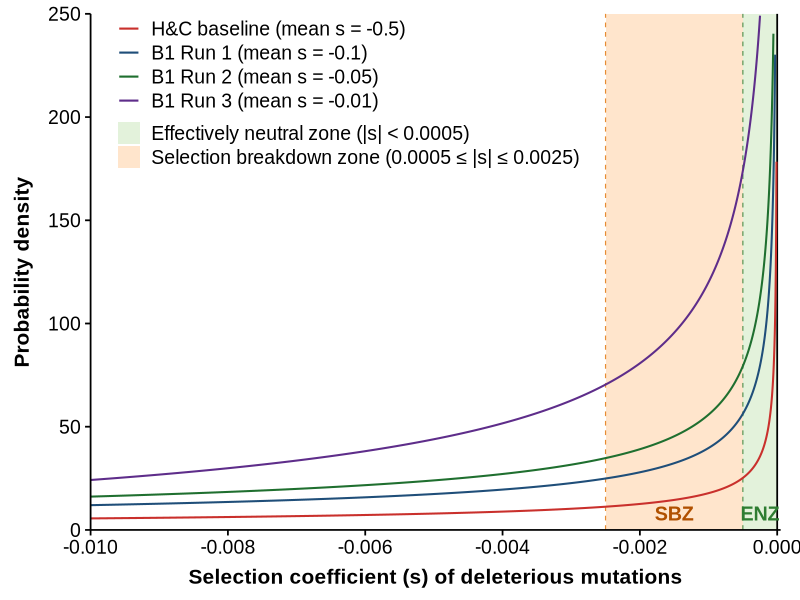
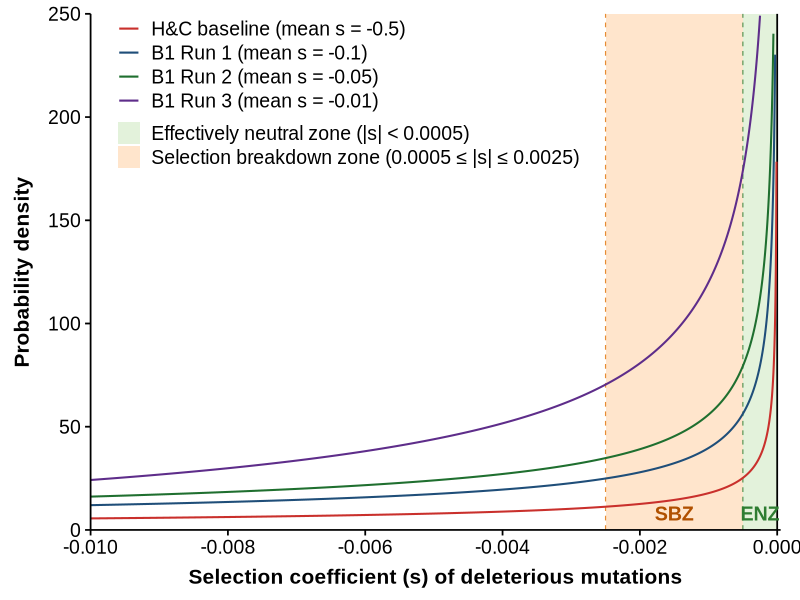

Reproduce these figures in R, in order.
# =====================================================================
# DFE Comparison Plot (ENZ + SBZ Shaded) — v14 JoMB Styling
# =====================================================================
# Shows the gamma distributions of fitness effects for H&C's baseline
# and three B1 runs isolating mean fitness effects. Two zones are shaded:
#   - Effectively neutral zone (ENZ, |s| < 0.0005)         - pale green
#   - Selection breakdown zone (0.0005 <= |s| <= 0.0025)   - pale orange
#
# Style matches the v14 JoMB plot generator family:
#   - Arial font, bold axis titles at 15 pt
#   - No gridlines, axis lines on left and bottom only
#   - Top-left legend, no border
#   - White background, 300 dpi output
#   - 4-color palette preserved for the 4 run curves
#   - ENZ shading and dashed boundary line preserved
#
# Title and subtitle are removed (descriptive text belongs in the
# manuscript caption, not on the figure itself).
#
# Requires: ggplot2
#   install.packages("ggplot2")
# =====================================================================

library(ggplot2)

# ---------- JoMB style constants (matching v14) ----------------------
JOMB_FONT      <- "Arial"
JOMB_BASE_SIZE <- 15

theme_jomb <- function(base_size = JOMB_BASE_SIZE,
                       base_family = JOMB_FONT) {
  theme_classic(base_size = base_size, base_family = base_family) +
    theme(
      axis.title.x = element_text(face = "bold", size = base_size,
                                  margin = margin(t = 8)),
      axis.title.y = element_text(face = "bold", size = base_size,
                                  margin = margin(r = 8)),
      axis.text.x  = element_text(size = base_size - 1, color = "black"),
      axis.text.y  = element_text(size = base_size - 1, color = "black"),
      axis.line    = element_line(color = "black", size = 0.6),
      axis.ticks   = element_line(color = "black", size = 0.6),
      axis.ticks.length = unit(4, "pt"),

      panel.background = element_rect(fill = "white", color = NA),
      panel.grid.major = element_blank(),
      panel.grid.minor = element_blank(),
      panel.border     = element_blank(),

      # Legend: top-left inside panel, no border
      legend.position      = c(0.03, 0.97),
      legend.justification = c("left", "top"),
      legend.background    = element_blank(),
      legend.key           = element_rect(fill = "white", color = NA),
      legend.title         = element_blank(),
      legend.text          = element_text(size = base_size - 1),
      legend.spacing.y     = unit(2, "pt"),
      legend.margin        = margin(2, 4, 2, 4),

      plot.background  = element_rect(fill = "white", color = NA),
      plot.margin      = margin(10, 14, 6, 10)
    )
}

# ---------- Parameters ----------------------------------------------
# Each run uses shape = 0.5 (H&C's value). Gamma DFE is parameterized
# by shape (a) and scale (theta); mean = shape * scale, so for a given
# absolute mean fitness effect, scale = |mean_s| / shape.
shape <- 0.5

runs <- data.frame(
  label  = c("H&C baseline (mean s = -0.5)",
             "B1 Run 1 (mean s = -0.1)",
             "B1 Run 2 (mean s = -0.05)",
             "B1 Run 3 (mean s = -0.01)"),
  mean_s = c(0.5, 0.1, 0.05, 0.01),
  color  = c("#C9302C",   # red
             "#1F4E79",   # blue
             "#1F6F2F",   # green
             "#5E2D8A"),  # purple
  stringsAsFactors = FALSE
)
runs$scale <- runs$mean_s / shape

# ---------- Curve data --------------------------------------------------
# x range covers the deleterious side of the DFE down to s = -0.010.
x_seq <- seq(-0.010, 0, length.out = 2000)

curve_data <- do.call(rbind, lapply(seq_len(nrow(runs)), function(i) {
  density <- dgamma(abs(x_seq), shape = shape, scale = runs$scale[i])
  data.frame(
    s       = x_seq,
    density = density,
    run     = factor(runs$label[i], levels = runs$label),
    stringsAsFactors = FALSE
  )
}))

# ---------- Zone boundaries --------------------------------------------
ENZ_THRESHOLD <- 0.0005   # ENZ upper bound: |s| < 1/(2N) for N=1000
SBZ_THRESHOLD <- 0.0025   # SBZ outer bound: |s| <= 0.0025

run_colors <- setNames(runs$color, runs$label)

# ---------- Build the plot --------------------------------------------
p1 <- ggplot(curve_data, aes(x = s, y = density, color = run)) +

  # Shade both ENZ (pale green) and SBZ (pale orange). We construct a 2-row
  # data frame with both zone bounds and map the fill aesthetic to a label
  # string; scale_fill_manual assigns the actual colors and the legend
  # entries appear automatically.
  geom_rect(data = data.frame(
              xmin = c(-ENZ_THRESHOLD, -SBZ_THRESHOLD),
              xmax = c(0,              -ENZ_THRESHOLD),
              ymin = c(0,              0),
              ymax = c(Inf,            Inf),
              fill_label = c(
                "Effectively neutral zone (|s| < 0.0005)",
                "Selection breakdown zone (0.0005 ≤ |s| ≤ 0.0025)"
              )),
            aes(xmin = xmin, xmax = xmax, ymin = ymin, ymax = ymax,
                fill = fill_label),
            inherit.aes = FALSE,
            alpha = 0.5) +
  scale_fill_manual(
    name = NULL,
    values = c(
      "Effectively neutral zone (|s| < 0.0005)" = "#C8E6B8",        # pale green
      "Selection breakdown zone (0.0005 ≤ |s| ≤ 0.0025)" = "#FFCC99"  # pale orange
    ),
    breaks = c(
      "Effectively neutral zone (|s| < 0.0005)",
      "Selection breakdown zone (0.0005 ≤ |s| ≤ 0.0025)"
    ),
    guide = guide_legend(order = 2,
                         override.aes = list(alpha = 0.5))
  ) +

  # Dashed boundary line at the LEFT edge of the ENZ (at s = -0.0005)
  geom_vline(xintercept = -ENZ_THRESHOLD,
             linetype = "dashed", color = "#2E7D32",
             linewidth = 0.4, alpha = 0.8) +
  # Dashed boundary line at the OUTER edge of the SBZ (at s = -0.0025)
  geom_vline(xintercept = -SBZ_THRESHOLD,
             linetype = "dashed", color = "#E07000",
             linewidth = 0.4, alpha = 0.8) +
  # Solid black line at the RIGHT edge of the ENZ (s = 0)
  geom_vline(xintercept = 0,
             linetype = "solid", color = "black",
             linewidth = 0.6) +

  # Plot the gamma curves — slightly thicker than trajectory lines because
  # these are smooth analytical curves, not noisy simulation traces.
  geom_line(linewidth = 0.7) +

  # Custom color palette for the 4 runs
  scale_color_manual(values = run_colors, name = NULL,
                     guide = guide_legend(order = 1)) +

  # Axes — bold, sans-serif via theme_jomb()
  scale_x_continuous(
    name   = expression(bold("Selection coefficient (s) of deleterious mutations")),
    limits = c(-0.010, 0),
    breaks = seq(-0.010, 0, by = 0.002),
    expand = expansion(mult = c(0, 0.005))   # zero left padding so curves touch y-axis
  ) +
  scale_y_continuous(
    name   = expression(bold("Probability density")),
    limits = c(0, 250),
    expand = expansion(mult = c(0, 0))
  ) +

  # Apply the v14-matching theme (after all scales/aesthetics)
  theme_jomb() +
  # Keep the legend INSIDE the panel, flush against the y-axis (matches the
  # v14 style of other plots). Earlier worry about overlap with the axis was
  # misplaced: at x = 0, the legend sits to the right of where the y-axis
  # line is drawn, not on top of it. legend.position = c(0, 1) with
  # justification c("left", "top") anchors it tight against the upper-left
  # corner of the plotting area.
  theme(legend.position = c(0.03, 1),
        legend.justification = c("left", "top")) +

  # Annotation for ENZ — bold green text at the top of the shaded zone
  annotate("text",
           x = -ENZ_THRESHOLD / 2,
           y = 8,                   # bottom of the green-shaded zone
           label = "ENZ",
           color = "#2E7D32",
           size  = 5,
           fontface = "bold",
           family = JOMB_FONT) +
  annotate("text",
           x = -(ENZ_THRESHOLD + SBZ_THRESHOLD) / 2,   # center of orange zone
           y = 8,                                       # bottom of orange zone
           label = "SBZ",
           color = "#B05000",
           size  = 5,
           fontface = "bold",
           family = JOMB_FONT)

# ---------- Save ---------------------------------------------------------
# 10 x 6 inches at 300 dpi, white background — slightly wider than the
# v14 trajectory output (8 x 6) because this plot has a long y-axis label
# legend that benefits from extra horizontal room.
ggsave("DFE_comparison_ENZ_SBZ.png",
       plot   = p1,
       width  = 10,
       height = 6,
       dpi    = 300,
       bg     = "white")

print(p1)
cat("Saved: DFE_comparison_ENZ_SBZ.png\n")

# =====================================================================
# STYLE NOTES (matches v14)
# =====================================================================
#   Font         : Arial; axis titles bold 15 pt, ticks/legend 14 pt
#   Axes         : black 0.6 pt lines, 4 pt ticks, no gridlines
#   Legend       : top-left (c(0.03, 0.97)), no border
#   Output       : 10 x 6 in at 300 dpi, white background
#   ENZ shading  : pale green #C8E6B8, dashed boundary at -0.0005
#   Curve colors : red / blue / green / purple — 4 distinct runs
#   Line width   : 0.7 pt (smooth analytical curves)
# =====================================================================
